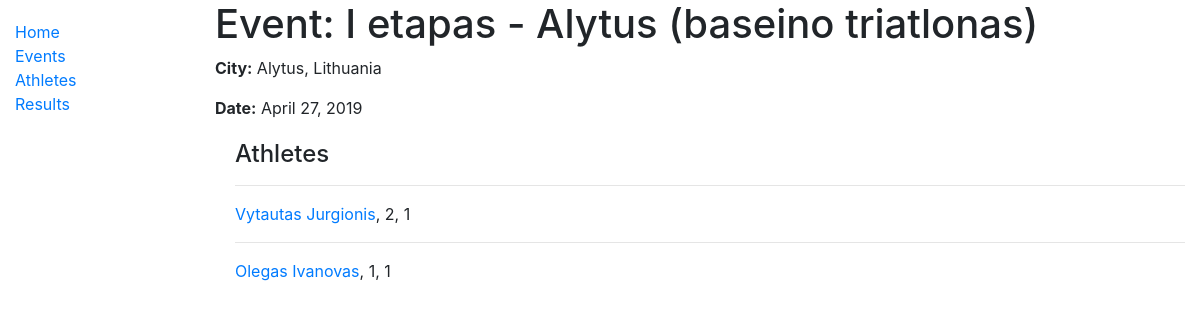
/triathlon/event/1, run on the app's committed database.
### triathlon/models.py (models this page shows, shortened)
class Event(models.Model):
    name = models.CharField(max_length=200)
    event_date = models.DateField('event date')
    city = models.ForeignKey(
        City,
        on_delete=models.SET_NULL,
        null=True,
        blank=True,
    )
    athlete = models.ManyToManyField(Athlete, related_name='event', blank=True)
    def race_over(self):
        now = datetime(timezone.now().year, timezone.now().month, timezone.now().day)
        d = self.event_date
        dt = datetime(d.year, d.month, d.day)
        return now <= dt <= now
    race_over.admin_order_field = 'event_date'
    race_over.boolean = True
    race_over.short_description = 'Race over?'
    class Meta:
        ordering = ['event_date']

class City(models.Model):
    name = models.CharField(max_length=50)
    class Meta:
        verbose_name_plural = 'Cities'
    country = models.ForeignKey(
        Country,
        related_name='city',
        on_delete=models.CASCADE,
        null=True,
    )
    def __str__(self):
        return "%s, %s" % (self.name, self.country)

class Country(models.Model):
    name = models.CharField(max_length=50)
    class Meta:
        verbose_name_plural = 'Countries'
    def __str__(self):
        return self.name

class Result(models.Model):
    event = models.ForeignKey(
        Event,
        related_name='result',
        on_delete=models.CASCADE,
        null=True,
    )
    athlete = models.ForeignKey(
        Athlete,
        related_name='result',
        on_delete=models.CASCADE,
        null=True,
    )
    distance = models.ForeignKey(
        Distance,
        on_delete=models.CASCADE,
        null=True,
    )
    group = models.ForeignKey(
        Group,
        on_delete=models.CASCADE,
        null=True,
    )
    total_place = models.CharField(max_length=10, blank=True)
    gender_place = models.CharField(max_length=10, blank=True)
    group_place = models.CharField(max_length=10, blank=True)
    swimming_time = models.DurationField(blank=True, null=True)
    t1 = models.DurationField(blank=True, null=True)
    biking_time = models.DurationField(blank=True, null=True)
    t2 = models.DurationField(blank=True, null=True)
    running_time = models.DurationField(blank=True, null=True)
    total_time = models.DurationField(blank=True, null=True)
    def get_absolute_url(self):
        return reverse('result-detail', args=[str(self.id)])

class Athlete(models.Model):
    first_name = models.CharField(max_length=50)
    last_name = models.CharField(max_length=50)
    birth_date = models.DateField('birth date')
    age = models.IntegerField(null=True, blank=True,)
    MALE = 'M'
    FEMALE = 'F'
    CHOICES = (
        (MALE, 'Male'),
        (FEMALE, 'Female'),
    )
    gender = models.CharField(
        max_length=1,
        choices=CHOICES,
        default=MALE,
    )
    country = models.ForeignKey(
        Country,
        on_delete=models.SET_NULL,
        null=True,
    )
    headshot = models.ImageField(null=True, blank=True, upload_to="athlete_headshots/")
    class Meta:
        ordering = ['last_name']

### triathlon/views.py (the view)
# urls.py: path('event/<int:pk>', views.EventDetailView.as_view(), name='event-detail'),
class EventDetailView(generic.DetailView):
    model = Event
    paginate_by = 10

### triathlon/templates/triathlon/event_detail.html
{% extends "base_generic.html" %}
{% block content %}
  <h1>Event: {{ event.name }}</h1>
  <p><strong>City:</strong> {{ event.city }}</p>
  <p><strong>Date:</strong> {{ event.event_date }}</p>
  <div style="margin-left:20px;margin-top:20px">
    <h4>Athletes</h4>
     {% for result in event.result.all %}
      <hr>
      <p class="text-default"><a href="{{ result.get_absolute_url }}">{{result.athlete.first_name}} {{result.athlete.last_name}}</a>, {{result.total_place}}, {{result.group_place}}</p>
    {% endfor %}
  </div>
{% endblock %}

### data on the page
Event: name "I etapas - Alytus (baseino triatlonas)", city "Alytus, Lithuania", event_date "April 27, 2019"
Result: athlete.first_name "Vytautas", athlete.last_name "Jurgionis", total_place "2", group_place "1"
Result: athlete.first_name "Olegas", athlete.last_name "Ivanovas", total_place "1", group_place "1"
